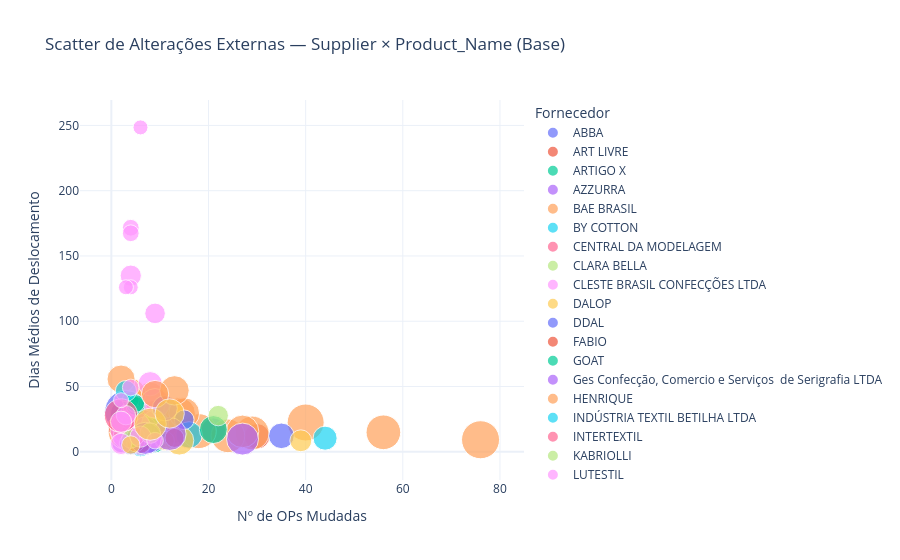

Notebook cell for this chart:
### Code cell
plot_instability_scatter_by_cycle(df_supplier_product_ext, 'Base')

### Figure 1 — Plotly figure (JSON) as saved in the notebook; plotly's stock layout.template omitted (floating-point values rounded to 4 significant figures)
{"data": [{"customdata": [["ABBA", "Camiseta Henley Core Masculino", 8], ["ABBA", "Camiseta Polo Core Masculino", 56], ["ABBA", "Core T-shirt Masculino", 5]], "hovertemplate": "Fornecedor=%{customdata[0]}<br>Nº de OPs Mudadas=%{x}<br>Dias Médios de Deslocamento=%{y}<br>Nº Médio de Revisões Externas por OP=%{marker.size}<br>product_name=%{customdata[1]}<br>total_rev_ext=%{customdata[2]}<extra></extra>", "legendgroup": "ABBA", "marker": {"color": "#636efa", "opacity": 0.7, "size": [1.6, 2.67, 1.67], "sizemode": "area", "sizeref": 0.008889, "symbol": "circle"}, "mode": "markers", "name": "ABBA", "orientation": "v", "showlegend": true, "type": "scatter", "x": [5, 21, 3], "xaxis": "x", "y": [17.4, 16.5, 10.6], "yaxis": "y"}, {"customdata": [["ART LIVRE", "Daily T-shirt Masculino", 87], ["ART LIVRE", "Tech T-shirt Gola U Feminino", 33], ["ART LIVRE", "Tech T-shirt Gola U Masculino", 24], ["ART LIVRE", "Tech T-shirt Gola V Feminino", 28], ["ART LIVRE", "Tech T-shirt Gola V Masculino", 49], ["ART LIVRE", "Tech T-shirt Heavy Masculino", 33], ["ART LIVRE", "Tech T-shirt Heavy Slim Masculino", 33], ["ART LIVRE", "Tech T-shirt Long Sleeve Feminino", 28], ["ART LIVRE", "Tech T-shirt Long Sleeve Masculino", 7]], "hovertemplate": "Fornecedor=%{customdata[0]}<br>Nº de OPs Mudadas=%{x}<br>Dias Médios de Deslocamento=%{y}<br>Nº Médio de Revisões Externas por OP=%{marker.size}<br>product_name=%{customdata[1]}<br>total_rev_ext=%{customdata[2]}<extra></extra>", "legendgroup": "ART LIVRE", "marker": {"color": "#EF553B", "opacity": 0.7, "size": [2.9, 2.75, 2.4, 1.75, 3.06, 4.71, 4.12, 3.5, 2.33], "sizemode": "area", "sizeref": 0.008889, "symbol": "circle"}, "mode": "markers", "name": "ART LIVRE", "orientation": "v", "showlegend": true, "type": "scatter", "x": [30, 12, 10, 16, 16, 7, 8, 8, 3], "xaxis": "x", "y": [11.8, 21.5, 19.2, 15.4, 12.2, 25.4, 26.8, 22.7, 24.3], "yaxis": "y"}, {"customdata": [["ARTIGO X", "Boné Outdoors", 8], ["ARTIGO X", "Boné Sixx", 13]], "hovertemplate": "Fornecedor=%{customdata[0]}<br>Nº de OPs Mudadas=%{x}<br>Dias Médios de Deslocamento=%{y}<br>Nº Médio de Revisões Externas por OP=%{marker.size}<br>product_name=%{customdata[1]}<br>total_rev_ext=%{customdata[2]}<extra></extra>", "legendgroup": "ARTIGO X", "marker": {"color": "#00cc96", "opacity": 0.7, "size": [1.33, 1.44], "sizemode": "area", "sizeref": 0.008889, "symbol": "circle"}, "mode": "markers", "name": "ARTIGO X", "orientation": "v", "showlegend": true, "type": "scatter", "x": [6, 9], "xaxis": "x", "y": [6.8, 6.0], "yaxis": "y"}, {"customdata": [["AZZURRA", "Future Shorts 200 Masculino", 9], ["AZZURRA", "Hybrid Jogger Masculino", 11], ["AZZURRA", "Shorts Esportivo Endorphine Masculino", 3]], "hovertemplate": "Fornecedor=%{customdata[0]}<br>Nº de OPs Mudadas=%{x}<br>Dias Médios de Deslocamento=%{y}<br>Nº Médio de Revisões Externas por OP=%{marker.size}<br>product_name=%{customdata[1]}<br>total_rev_ext=%{customdata[2]}<extra></extra>", "legendgroup": "AZZURRA", "marker": {"color": "#ab63fa", "opacity": 0.7, "size": [1.8, 2.2, 1.5], "sizemode": "area", "sizeref": 0.008889, "symbol": "circle"}, "mode": "markers", "name": "AZZURRA", "orientation": "v", "showlegend": true, "type": "scatter", "x": [5, 5, 2], "xaxis": "x", "y": [16.1, 14.2, 6.3], "yaxis": "y"}, {"customdata": [["BAE BRASIL", "Calcinha Brief Feminino", 43], ["BAE BRASIL", "Calcinha Safe Feminino", 38], ["BAE BRASIL", "Cueca Boxer Comfort Anti Suor Masculino", 147], ["BAE BRASIL", "Cueca Boxer Comfort Simples Masculino", 121], ["BAE BRASIL", "Cueca Boxer Performance Anti Suor Masculino", 128], ["BAE BRASIL", "Cueca Boxer Performance Simples Masculino", 98], ["BAE BRASIL", "Cueca Slip Comfort Simples Masculino", 23], ["BAE BRASIL", "Daily T-shirt Feminino", 56], ["BAE BRASIL", "Daily T-shirt Masculino", 243], ["BAE BRASIL", "High Neck Tank Feminino", 29], ["BAE BRASIL", "NoHo Socks", 42], ["BAE BRASIL", "Skin Cropped Feminino", 13], ["BAE BRASIL", "Skin Cropped Long Sleeve Feminino", 43], ["BAE BRASIL", "SneakIN Socks", 64], ["BAE BRASIL", "Spectrum Socks High 2.0", 5], ["BAE BRASIL", "Spectrum Socks Mid 2.0", 23], ["BAE BRASIL", "Tech T-shirt Gola U Masculino", 299], ["BAE BRASIL", "Tech T-shirt Heavy Masculino", 16], ["BAE BRASIL", "Tech T-shirt Heavy Slim Masculino", 7], ["BAE BRASIL", "Tech T-shirt High Neck Long Sleeve Feminino", 63], ["BAE BRASIL", "Tech T-shirt Long Sleeve Feminino", 17], ["BAE BRASIL", "The Perfect Top Feminino", 489]], "hovertemplate": "Fornecedor=%{customdata[0]}<br>Nº de OPs Mudadas=%{x}<br>Dias Médios de Deslocamento=%{y}<br>Nº Médio de Revisões Externas por OP=%{marker.size}<br>product_name=%{customdata[1]}<br>total_rev_ext=%{customdata[2]}<extra></extra>", "legendgroup": "BAE BRASIL", "marker": {"color": "#FFA15A", "opacity": 0.7, "size": [4.3, 3.8, 5.07, 5.04, 4.74, 5.44, 3.83, 6.22, 6.08, 3.62, 4.2, 2.17, 3.31, 4.57, 1.67, 2.09, 5.34, 4.0, 3.5, 4.2, 5.67, 6.43], "sizemode": "area", "sizeref": 0.008889, "symbol": "circle"}, "mode": "markers", "name": "BAE BRASIL", "orientation": "v", "showlegend": true, "type": "scatter", "x": [10, 10, 29, 24, 27, 18, 6, 9, 40, 8, 10, 6, 13, 14, 3, 11, 56, 4, 2, 15, 3, 76], "xaxis": "x", "y": [25.0, 13.7, 14.4, 12.2, 15.6, 15.8, 16.2, 25.1, 22.4, 42.4, 18.8, 9.8, 16.9, 29.3, 32.2, 17.7, 14.9, 44.7, 55.7, 29.6, 15.5, 9.2], "yaxis": "y"}, {"customdata": [["BY COTTON", "Daily T-shirt Feminino", 11], ["BY COTTON", "Daily T-shirt Masculino", 14], ["BY COTTON", "Tech T-shirt Gola U Masculino", 113], ["BY COTTON", "Tech T-shirt Gola V Masculino", 50]], "hovertemplate": "Fornecedor=%{customdata[0]}<br>Nº de OPs Mudadas=%{x}<br>Dias Médios de Deslocamento=%{y}<br>Nº Médio de Revisões Externas por OP=%{marker.size}<br>product_name=%{customdata[1]}<br>total_rev_ext=%{customdata[2]}<extra></extra>", "legendgroup": "BY COTTON", "marker": {"color": "#19d3f3", "opacity": 0.7, "size": [1.83, 1.75, 2.57, 3.12], "sizemode": "area", "sizeref": 0.008889, "symbol": "circle"}, "mode": "markers", "name": "BY COTTON", "orientation": "v", "showlegend": true, "type": "scatter", "x": [6, 8, 44, 16], "xaxis": "x", "y": [3.9, 6.4, 10.4, 12.9], "yaxis": "y"}, {"customdata": [["CENTRAL DA MODELAGEM", "Calça FutureForm Feminino", 11], ["CENTRAL DA MODELAGEM", "Daily T-shirt Masculino", 22], ["CENTRAL DA MODELAGEM", "Saia Midi Kyoto Feminino", 17], ["CENTRAL DA MODELAGEM", "Saia Mini Kyoto Feminino", 13], ["CENTRAL DA MODELAGEM", "Shorts Kyoto Feminino", 16]], "hovertemplate": "Fornecedor=%{customdata[0]}<br>Nº de OPs Mudadas=%{x}<br>Dias Médios de Deslocamento=%{y}<br>Nº Médio de Revisões Externas por OP=%{marker.size}<br>product_name=%{customdata[1]}<br>total_rev_ext=%{customdata[2]}<extra></extra>", "legendgroup": "CENTRAL DA MODELAGEM", "marker": {"color": "#FF6692", "opacity": 0.7, "size": [1.57, 3.14, 2.43, 2.17, 2.0], "sizemode": "area", "sizeref": 0.008889, "symbol": "circle"}, "mode": "markers", "name": "CENTRAL DA MODELAGEM", "orientation": "v", "showlegend": true, "type": "scatter", "x": [7, 7, 7, 6, 8], "xaxis": "x", "y": [23.5, 22.0, 24.7, 23.8, 22.8], "yaxis": "y"}, {"customdata": [["CLARA BELLA", "Shorts Esportivo Serotonin Feminino", 3]], "hovertemplate": "Fornecedor=%{customdata[0]}<br>Nº de OPs Mudadas=%{x}<br>Dias Médios de Deslocamento=%{y}<br>Nº Médio de Revisões Externas por OP=%{marker.size}<br>product_name=%{customdata[1]}<br>total_rev_ext=%{customdata[2]}<extra></extra>", "legendgroup": "CLARA BELLA", "marker": {"color": "#B6E880", "opacity": 0.7, "size": [1.0], "sizemode": "area", "sizeref": 0.008889, "symbol": "circle"}, "mode": "markers", "name": "CLARA BELLA", "orientation": "v", "showlegend": true, "type": "scatter", "x": [3], "xaxis": "x", "y": [9.3], "yaxis": "y"}, {"customdata": [["CLESTE BRASIL CONFECÇÕES LTDA", "Camiseta Henley Core Masculino", 21], ["CLESTE BRASIL CONFECÇÕES LTDA", "Camiseta Polo Core Masculino", 12]], "hovertemplate": "Fornecedor=%{customdata[0]}<br>Nº de OPs Mudadas=%{x}<br>Dias Médios de Deslocamento=%{y}<br>Nº Médio de Revisões Externas por OP=%{marker.size}<br>product_name=%{customdata[1]}<br>total_rev_ext=%{customdata[2]}<extra></extra>", "legendgroup": "CLESTE BRASIL CONFECÇÕES LTDA", "marker": {"color": "#FF97FF", "opacity": 0.7, "size": [2.62, 1.5], "sizemode": "area", "sizeref": 0.008889, "symbol": "circle"}, "mode": "markers", "name": "CLESTE BRASIL CONFECÇÕES LTDA", "orientation": "v", "showlegend": true, "type": "scatter", "x": [8, 8], "xaxis": "x", "y": [52.1, 21.2], "yaxis": "y"}, {"customdata": [["DALOP", "Easy Legging Feminino", 16], ["DALOP", "Motion Shorts 90 Feminino", 3], ["DALOP", "Regata Intech Feminino", 21], ["DALOP", "Regata Intech Masculino", 52], ["DALOP", "Tube Dress Feminino", 12]], "hovertemplate": "Fornecedor=%{customdata[0]}<br>Nº de OPs Mudadas=%{x}<br>Dias Médios de Deslocamento=%{y}<br>Nº Médio de Revisões Externas por OP=%{marker.size}<br>product_name=%{customdata[1]}<br>total_rev_ext=%{customdata[2]}<extra></extra>", "legendgroup": "DALOP", "marker": {"color": "#FECB52", "opacity": 0.7, "size": [2.67, 1.0, 2.62, 3.71, 1.71], "sizemode": "area", "sizeref": 0.008889, "symbol": "circle"}, "mode": "markers", "name": "DALOP", "orientation": "v", "showlegend": true, "type": "scatter", "x": [6, 3, 8, 14, 7], "xaxis": "x", "y": [17.8, 7.0, 11.1, 8.5, 11.9], "yaxis": "y"}, {"customdata": [["DDAL", "Daily T-shirt Feminino", 7], ["DDAL", "Daily T-shirt Masculino", 26], ["DDAL", "Tech T-shirt Gola U Feminino", 13], ["DDAL", "Tech T-shirt Gola U Masculino", 35], ["DDAL", "Vestido WingSuit Feminino", 24], ["DDAL", "Wingsuit Feminino", 102]], "hovertemplate": "Fornecedor=%{customdata[0]}<br>Nº de OPs Mudadas=%{x}<br>Dias Médios de Deslocamento=%{y}<br>Nº Médio de Revisões Externas por OP=%{marker.size}<br>product_name=%{customdata[1]}<br>total_rev_ext=%{customdata[2]}<extra></extra>", "legendgroup": "DDAL", "marker": {"color": "#636efa", "opacity": 0.7, "size": [1.4, 1.73, 4.33, 4.38, 8.0, 2.91], "sizemode": "area", "sizeref": 0.008889, "symbol": "circle"}, "mode": "markers", "name": "DDAL", "orientation": "v", "showlegend": true, "type": "scatter", "x": [5, 15, 3, 8, 3, 35], "xaxis": "x", "y": [15.3, 24.5, 28.8, 11.2, 30.8, 12.2], "yaxis": "y"}, {"customdata": [["FABIO", "Core T-Shirt Masculino", 14], ["FABIO", "Tech T-shirt Gola U Masculino", 6], ["FABIO", "Tech T-shirt Gola V Feminino", 7], ["FABIO", "Tech T-shirt Long Sleeve Feminino", 2], ["FABIO", "Tech T-shirt Long Sleeve Masculino", 16]], "hovertemplate": "Fornecedor=%{customdata[0]}<br>Nº de OPs Mudadas=%{x}<br>Dias Médios de Deslocamento=%{y}<br>Nº Médio de Revisões Externas por OP=%{marker.size}<br>product_name=%{customdata[1]}<br>total_rev_ext=%{customdata[2]}<extra></extra>", "legendgroup": "FABIO", "marker": {"color": "#EF553B", "opacity": 0.7, "size": [2.33, 3.0, 1.75, 1.0, 2.29], "sizemode": "area", "sizeref": 0.008889, "symbol": "circle"}, "mode": "markers", "name": "FABIO", "orientation": "v", "showlegend": true, "type": "scatter", "x": [6, 2, 4, 2, 7], "xaxis": "x", "y": [8.5, 19.2, 21.0, 13.5, 23.2], "yaxis": "y"}, {"customdata": [["GOAT", "Techsture Vest Feminino", 23], ["GOAT", "Wingsuit Feminino", 73]], "hovertemplate": "Fornecedor=%{customdata[0]}<br>Nº de OPs Mudadas=%{x}<br>Dias Médios de Deslocamento=%{y}<br>Nº Médio de Revisões Externas por OP=%{marker.size}<br>product_name=%{customdata[1]}<br>total_rev_ext=%{customdata[2]}<extra></extra>", "legendgroup": "GOAT", "marker": {"color": "#00cc96", "opacity": 0.7, "size": [2.56, 3.48], "sizemode": "area", "sizeref": 0.008889, "symbol": "circle"}, "mode": "markers", "name": "GOAT", "orientation": "v", "showlegend": true, "type": "scatter", "x": [9, 21], "xaxis": "x", "y": [16.5, 17.0], "yaxis": "y"}, {"customdata": [["Ges Confecção, Comercio e Serviços  de Serigrafia LTDA", "Camiseta Polo Core Masculino", 16], ["Ges Confecção, Comercio e Serviços  de Serigrafia LTDA", "Core T-Shirt Masculino", 2], ["Ges Confecção, Comercio e Serviços  de Serigrafia LTDA", "Core T-shirt Masculino", 9]], "hovertemplate": "Fornecedor=%{customdata[0]}<br>Nº de OPs Mudadas=%{x}<br>Dias Médios de Deslocamento=%{y}<br>Nº Médio de Revisões Externas por OP=%{marker.size}<br>product_name=%{customdata[1]}<br>total_rev_ext=%{customdata[2]}<extra></extra>", "legendgroup": "Ges Confecção, Comercio e Serviços  de Serigrafia LTDA", "marker": {"color": "#ab63fa", "opacity": 0.7, "size": [2.29, 1.0, 1.5], "sizemode": "area", "sizeref": 0.008889, "symbol": "circle"}, "mode": "markers", "name": "Ges Confecção, Comercio e Serviços  de Serigrafia LTDA", "orientation": "v", "showlegend": true, "type": "scatter", "x": [7, 2, 6], "xaxis": "x", "y": [18.1, 8.5, 4.1], "yaxis": "y"}, {"customdata": [["HENRIQUE", "Sportee Masculino", 1]], "hovertemplate": "Fornecedor=%{customdata[0]}<br>Nº de OPs Mudadas=%{x}<br>Dias Médios de Deslocamento=%{y}<br>Nº Médio de Revisões Externas por OP=%{marker.size}<br>product_name=%{customdata[1]}<br>total_rev_ext=%{customdata[2]}<extra></extra>", "legendgroup": "HENRIQUE", "marker": {"color": "#FFA15A", "opacity": 0.7, "size": [1.0], "sizemode": "area", "sizeref": 0.008889, "symbol": "circle"}, "mode": "markers", "name": "HENRIQUE", "orientation": "v", "showlegend": true, "type": "scatter", "x": [1], "xaxis": "x", "y": [21.0], "yaxis": "y"}, {"customdata": [["INDÚSTRIA TEXTIL BETILHA LTDA", "Shorts Kyoto Feminino", 14]], "hovertemplate": "Fornecedor=%{customdata[0]}<br>Nº de OPs Mudadas=%{x}<br>Dias Médios de Deslocamento=%{y}<br>Nº Médio de Revisões Externas por OP=%{marker.size}<br>product_name=%{customdata[1]}<br>total_rev_ext=%{customdata[2]}<extra></extra>", "legendgroup": "INDÚSTRIA TEXTIL BETILHA LTDA", "marker": {"color": "#19d3f3", "opacity": 0.7, "size": [2.33], "sizemode": "area", "sizeref": 0.008889, "symbol": "circle"}, "mode": "markers", "name": "INDÚSTRIA TEXTIL BETILHA LTDA", "orientation": "v", "showlegend": true, "type": "scatter", "x": [6], "xaxis": "x", "y": [12.6], "yaxis": "y"}, {"customdata": [["INTERTEXTIL", "Calcinha Minimal Feminino", 4], ["INTERTEXTIL", "Calcinha Safe Feminino", 6], ["INTERTEXTIL", "Calcinha String Feminino", 4]], "hovertemplate": "Fornecedor=%{customdata[0]}<br>Nº de OPs Mudadas=%{x}<br>Dias Médios de Deslocamento=%{y}<br>Nº Médio de Revisões Externas por OP=%{marker.size}<br>product_name=%{customdata[1]}<br>total_rev_ext=%{customdata[2]}<extra></extra>", "legendgroup": "INTERTEXTIL", "marker": {"color": "#FF6692", "opacity": 0.7, "size": [1.0, 1.5, 1.0], "sizemode": "area", "sizeref": 0.008889, "symbol": "circle"}, "mode": "markers", "name": "INTERTEXTIL", "orientation": "v", "showlegend": true, "type": "scatter", "x": [4, 4, 4], "xaxis": "x", "y": [33.0, 32.0, 33.0], "yaxis": "y"}, {"customdata": [["KABRIOLLI", "Calça FutureForm Feminino", 29]], "hovertemplate": "Fornecedor=%{customdata[0]}<br>Nº de OPs Mudadas=%{x}<br>Dias Médios de Deslocamento=%{y}<br>Nº Médio de Revisões Externas por OP=%{marker.size}<br>product_name=%{customdata[1]}<br>total_rev_ext=%{customdata[2]}<extra></extra>", "legendgroup": "KABRIOLLI", "marker": {"color": "#B6E880", "opacity": 0.7, "size": [3.22], "sizemode": "area", "sizeref": 0.008889, "symbol": "circle"}, "mode": "markers", "name": "KABRIOLLI", "orientation": "v", "showlegend": true, "type": "scatter", "x": [9], "xaxis": "x", "y": [21.7], "yaxis": "y"}, {"customdata": [["LUTESTIL", "Cueca Boxer Comfort Simples Masculino", 5], ["LUTESTIL", "Cueca Boxer Performance Simples Masculino", 5], ["LUTESTIL", "Sutiã Comfy Feminino", 8], ["LUTESTIL", "Sutiã Flex Feminino", 4], ["LUTESTIL", "Sutiã Lounge Feminino", 3], ["LUTESTIL", "The Perfect Top Feminino", 30], ["LUTESTIL", "Undershirt Anti Suor Gola U Masculino", 17], ["LUTESTIL", "Undershirt Anti Suor Gola V Masculino", 35], ["LUTESTIL", "Undershirt Simples Gola V Masculino", 6]], "hovertemplate": "Fornecedor=%{customdata[0]}<br>Nº de OPs Mudadas=%{x}<br>Dias Médios de Deslocamento=%{y}<br>Nº Médio de Revisões Externas por OP=%{marker.size}<br>product_name=%{customdata[1]}<br>total_rev_ext=%{customdata[2]}<extra></extra>", "legendgroup": "LUTESTIL", "marker": {"color": "#FF97FF", "opacity": 0.7, "size": [1.25, 1.25, 2.0, 1.0, 1.0, 7.5, 1.89, 3.89, 1.0], "sizemode": "area", "sizeref": 0.008889, "symbol": "circle"}, "mode": "markers", "name": "LUTESTIL", "orientation": "v", "showlegend": true, "type": "scatter", "x": [4, 4, 4, 4, 3, 4, 9, 9, 6], "xaxis": "x", "y": [171.6, 167.4, 134.9, 126.0, 126.0, 16.6, 106.0, 37.1, 248.5], "yaxis": "y"}, {"customdata": [["Lunelli Nordeste", "Daily Light T-shirt Masculino", 18]], "hovertemplate": "Fornecedor=%{customdata[0]}<br>Nº de OPs Mudadas=%{x}<br>Dias Médios de Deslocamento=%{y}<br>Nº Médio de Revisões Externas por OP=%{marker.size}<br>product_name=%{customdata[1]}<br>total_rev_ext=%{customdata[2]}<extra></extra>", "legendgroup": "Lunelli Nordeste", "marker": {"color": "#FECB52", "opacity": 0.7, "size": [1.64], "sizemode": "area", "sizeref": 0.008889, "symbol": "circle"}, "mode": "markers", "name": "Lunelli Nordeste", "orientation": "v", "showlegend": true, "type": "scatter", "x": [11], "xaxis": "x", "y": [8.4], "yaxis": "y"}, {"customdata": [["MAC CLEM", "Camisa FutureForm Feminino", 8], ["MAC CLEM", "Camisa FutureForm Masculino", 9]], "hovertemplate": "Fornecedor=%{customdata[0]}<br>Nº de OPs Mudadas=%{x}<br>Dias Médios de Deslocamento=%{y}<br>Nº Médio de Revisões Externas por OP=%{marker.size}<br>product_name=%{customdata[1]}<br>total_rev_ext=%{customdata[2]}<extra></extra>", "legendgroup": "MAC CLEM", "marker": {"color": "#636efa", "opacity": 0.7, "size": [1.33, 2.25], "sizemode": "area", "sizeref": 0.008889, "symbol": "circle"}, "mode": "markers", "name": "MAC CLEM", "orientation": "v", "showlegend": true, "type": "scatter", "x": [6, 4], "xaxis": "x", "y": [4.6, 6.3], "yaxis": "y"}, {"customdata": [["MALHAS D'STEFANO", "Spectrum Socks High 2.0", 21], ["MALHAS D'STEFANO", "Spectrum Socks Low 2.0", 12], ["MALHAS D'STEFANO", "Spectrum Socks Mid 2.0", 7]], "hovertemplate": "Fornecedor=%{customdata[0]}<br>Nº de OPs Mudadas=%{x}<br>Dias Médios de Deslocamento=%{y}<br>Nº Médio de Revisões Externas por OP=%{marker.size}<br>product_name=%{customdata[1]}<br>total_rev_ext=%{customdata[2]}<extra></extra>", "legendgroup": "MALHAS D'STEFANO", "marker": {"color": "#EF553B", "opacity": 0.7, "size": [1.62, 2.0, 1.4], "sizemode": "area", "sizeref": 0.008889, "symbol": "circle"}, "mode": "markers", "name": "MALHAS D'STEFANO", "orientation": "v", "showlegend": true, "type": "scatter", "x": [13, 6, 5], "xaxis": "x", "y": [10.6, 6.9, 6.7], "yaxis": "y"}, {"customdata": [["MASH", "Cueca Boxer Comfort Simples Masculino", 5], ["MASH", "Cueca Boxer Performance Anti Suor Masculino", 8], ["MASH", "Cueca Boxer Performance Simples Masculino", 7]], "hovertemplate": "Fornecedor=%{customdata[0]}<br>Nº de OPs Mudadas=%{x}<br>Dias Médios de Deslocamento=%{y}<br>Nº Médio de Revisões Externas por OP=%{marker.size}<br>product_name=%{customdata[1]}<br>total_rev_ext=%{customdata[2]}<extra></extra>", "legendgroup": "MASH", "marker": {"color": "#00cc96", "opacity": 0.7, "size": [1.25, 1.6, 1.4], "sizemode": "area", "sizeref": 0.008889, "symbol": "circle"}, "mode": "markers", "name": "MASH", "orientation": "v", "showlegend": true, "type": "scatter", "x": [4, 5, 5], "xaxis": "x", "y": [39.8, 35.1, 36.9], "yaxis": "y"}, {"customdata": [["MAURA", "Calça FutureForm Masculino", 123], ["MAURA", "Saia Midi Kyoto Feminino", 58], ["MAURA", "Structure Cropped Feminino", 31], ["MAURA", "Structure Tank Feminino", 32]], "hovertemplate": "Fornecedor=%{customdata[0]}<br>Nº de OPs Mudadas=%{x}<br>Dias Médios de Deslocamento=%{y}<br>Nº Médio de Revisões Externas por OP=%{marker.size}<br>product_name=%{customdata[1]}<br>total_rev_ext=%{customdata[2]}<extra></extra>", "legendgroup": "MAURA", "marker": {"color": "#ab63fa", "opacity": 0.7, "size": [4.56, 4.83, 2.82, 4.57], "sizemode": "area", "sizeref": 0.008889, "symbol": "circle"}, "mode": "markers", "name": "MAURA", "orientation": "v", "showlegend": true, "type": "scatter", "x": [27, 12, 11, 7], "xaxis": "x", "y": [9.7, 13.6, 33.3, 10.3], "yaxis": "y"}, {"customdata": [["MC & MC", "Camisa FutureForm Feminino", 50], ["MC & MC", "Camisa FutureForm Masculino", 30]], "hovertemplate": "Fornecedor=%{customdata[0]}<br>Nº de OPs Mudadas=%{x}<br>Dias Médios de Deslocamento=%{y}<br>Nº Médio de Revisões Externas por OP=%{marker.size}<br>product_name=%{customdata[1]}<br>total_rev_ext=%{customdata[2]}<extra></extra>", "legendgroup": "MC & MC", "marker": {"color": "#FFA15A", "opacity": 0.7, "size": [3.85, 3.33], "sizemode": "area", "sizeref": 0.008889, "symbol": "circle"}, "mode": "markers", "name": "MC & MC", "orientation": "v", "showlegend": true, "type": "scatter", "x": [13, 9], "xaxis": "x", "y": [47.0, 44.2], "yaxis": "y"}, {"customdata": [["NATURAL COMPANY CONFECCOES LTDA", "Camiseta Polo Core Masculino", 6]], "hovertemplate": "Fornecedor=%{customdata[0]}<br>Nº de OPs Mudadas=%{x}<br>Dias Médios de Deslocamento=%{y}<br>Nº Médio de Revisões Externas por OP=%{marker.size}<br>product_name=%{customdata[1]}<br>total_rev_ext=%{customdata[2]}<extra></extra>", "legendgroup": "NATURAL COMPANY CONFECCOES LTDA", "marker": {"color": "#19d3f3", "opacity": 0.7, "size": [2.0], "sizemode": "area", "sizeref": 0.008889, "symbol": "circle"}, "mode": "markers", "name": "NATURAL COMPANY CONFECCOES LTDA", "orientation": "v", "showlegend": true, "type": "scatter", "x": [3], "xaxis": "x", "y": [46.5], "yaxis": "y"}, {"customdata": [["NOVA FORMULA", "Camiseta Henley Core Masculino", 10], ["NOVA FORMULA", "Core T-Shirt Masculino", 7]], "hovertemplate": "Fornecedor=%{customdata[0]}<br>Nº de OPs Mudadas=%{x}<br>Dias Médios de Deslocamento=%{y}<br>Nº Médio de Revisões Externas por OP=%{marker.size}<br>product_name=%{customdata[1]}<br>total_rev_ext=%{customdata[2]}<extra></extra>", "legendgroup": "NOVA FORMULA", "marker": {"color": "#FF6692", "opacity": 0.7, "size": [5.0, 1.4], "sizemode": "area", "sizeref": 0.008889, "symbol": "circle"}, "mode": "markers", "name": "NOVA FORMULA", "orientation": "v", "showlegend": true, "type": "scatter", "x": [2, 5], "xaxis": "x", "y": [27.7, 11.9], "yaxis": "y"}, {"customdata": [["PIXIE", "Maxi Saia NYIN Feminino", 41], ["PIXIE", "Tube Dress Feminino", 15], ["PIXIE", "Vestido Tube Dress Curto Feminino", 6]], "hovertemplate": "Fornecedor=%{customdata[0]}<br>Nº de OPs Mudadas=%{x}<br>Dias Médios de Deslocamento=%{y}<br>Nº Médio de Revisões Externas por OP=%{marker.size}<br>product_name=%{customdata[1]}<br>total_rev_ext=%{customdata[2]}<extra></extra>", "legendgroup": "PIXIE", "marker": {"color": "#B6E880", "opacity": 0.7, "size": [1.86, 1.88, 1.5], "sizemode": "area", "sizeref": 0.008889, "symbol": "circle"}, "mode": "markers", "name": "PIXIE", "orientation": "v", "showlegend": true, "type": "scatter", "x": [22, 8, 4], "xaxis": "x", "y": [27.7, 14.3, 9.7], "yaxis": "y"}, {"customdata": [["RDM", "Calcinha Brief Feminino", 4], ["RDM", "Calcinha Minimal Feminino", 5], ["RDM", "Calcinha Safe Feminino", 5], ["RDM", "Cueca Boxer Performance Anti Suor Masculino", 12], ["RDM", "Motion Shorts Feminino", 2], ["RDM", "The Perfect Top Feminino", 11], ["RDM", "Vestido Esportivo Rush Feminino", 4]], "hovertemplate": "Fornecedor=%{customdata[0]}<br>Nº de OPs Mudadas=%{x}<br>Dias Médios de Deslocamento=%{y}<br>Nº Médio de Revisões Externas por OP=%{marker.size}<br>product_name=%{customdata[1]}<br>total_rev_ext=%{customdata[2]}<extra></extra>", "legendgroup": "RDM", "marker": {"color": "#FF97FF", "opacity": 0.7, "size": [2.0, 1.25, 1.67, 2.0, 1.0, 1.22, 2.0], "sizemode": "area", "sizeref": 0.008889, "symbol": "circle"}, "mode": "markers", "name": "RDM", "orientation": "v", "showlegend": true, "type": "scatter", "x": [2, 4, 3, 6, 2, 9, 2], "xaxis": "x", "y": [6.0, 49.2, 28.0, 11.6, 39.5, 8.5, 23.0], "yaxis": "y"}, {"customdata": [["RIZLLEP", "Daily T-shirt Masculino", 83], ["RIZLLEP", "Saia Envelope Breeze Feminino", 37], ["RIZLLEP", "Tech T-shirt Gola U Feminino", 46], ["RIZLLEP", "The Perfect Top Feminino", 6]], "hovertemplate": "Fornecedor=%{customdata[0]}<br>Nº de OPs Mudadas=%{x}<br>Dias Médios de Deslocamento=%{y}<br>Nº Médio de Revisões Externas por OP=%{marker.size}<br>product_name=%{customdata[1]}<br>total_rev_ext=%{customdata[2]}<extra></extra>", "legendgroup": "RIZLLEP", "marker": {"color": "#FECB52", "opacity": 0.7, "size": [2.13, 4.62, 3.83, 1.5], "sizemode": "area", "sizeref": 0.008889, "symbol": "circle"}, "mode": "markers", "name": "RIZLLEP", "orientation": "v", "showlegend": true, "type": "scatter", "x": [39, 8, 12, 4], "xaxis": "x", "y": [8.4, 21.1, 29.3, 5.2], "yaxis": "y"}], "layout": {"legend": {"itemsizing": "constant", "title": {"text": "Fornecedor"}, "tracegroupgap": 0}, "title": {"text": "Scatter de Alterações Externas — Supplier × Product_Name (Base)"}, "xaxis": {"anchor": "y", "domain": [0, 1], "title": {"text": "Nº de OPs Mudadas"}}, "yaxis": {"anchor": "x", "domain": [0, 1], "title": {"text": "Dias Médios de Deslocamento"}}}}
